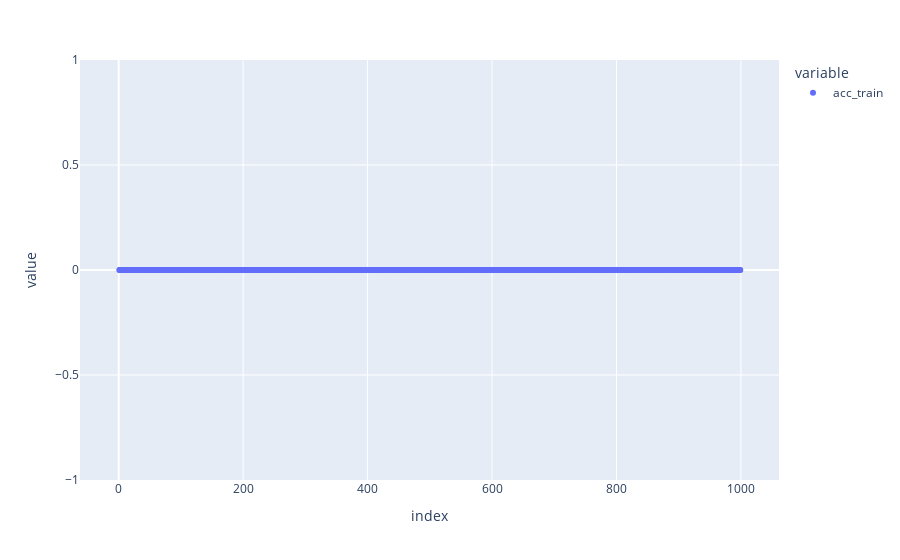

This figure's notebook cell:
### Markdown cell above
# Linear regression

### Code cell
px.scatter(df_stats['acc_train'].diff())

### Figure 1 — Plotly figure (JSON) as saved in the notebook; plotly's stock layout.template omitted (floating-point values rounded to 4 significant figures; data arrays with more than 128 entries replaced by an {"elided": "..."} marker saying what was removed)
{"data": [{"hovertemplate": "variable=acc_train<br>index=%{x}<br>value=%{y}<extra></extra>", "legendgroup": "acc_train", "marker": {"color": "#636efa", "symbol": "circle"}, "mode": "markers", "name": "acc_train", "orientation": "v", "showlegend": true, "type": "scatter", "x": {"elided": "1000 int values"}, "xaxis": "x", "y": {"elided": "1000 float values"}, "yaxis": "y"}], "layout": {"legend": {"title": {"text": "variable"}, "tracegroupgap": 0}, "margin": {"t": 60}, "xaxis": {"anchor": "y", "domain": [0.0, 1.0], "title": {"text": "index"}}, "yaxis": {"anchor": "x", "domain": [0.0, 1.0], "title": {"text": "value"}}}}
